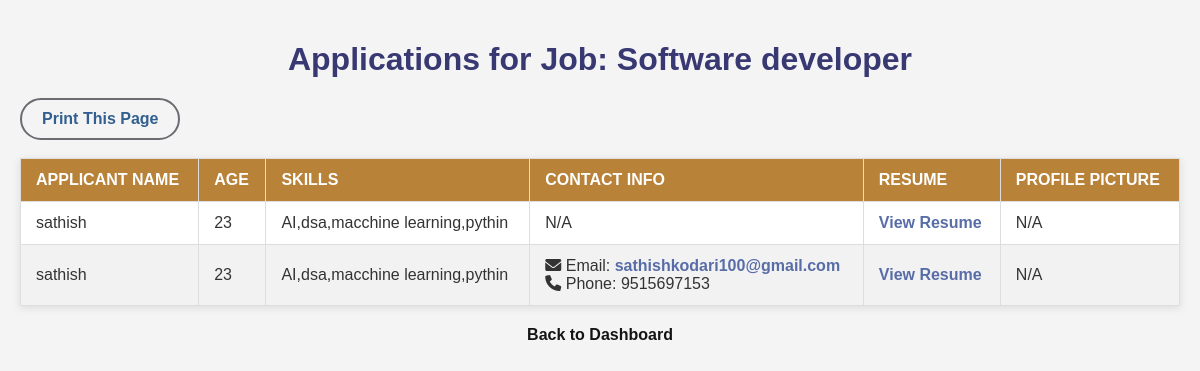
The app's page /admin_dashboard/applications/4 (signed in), older data.
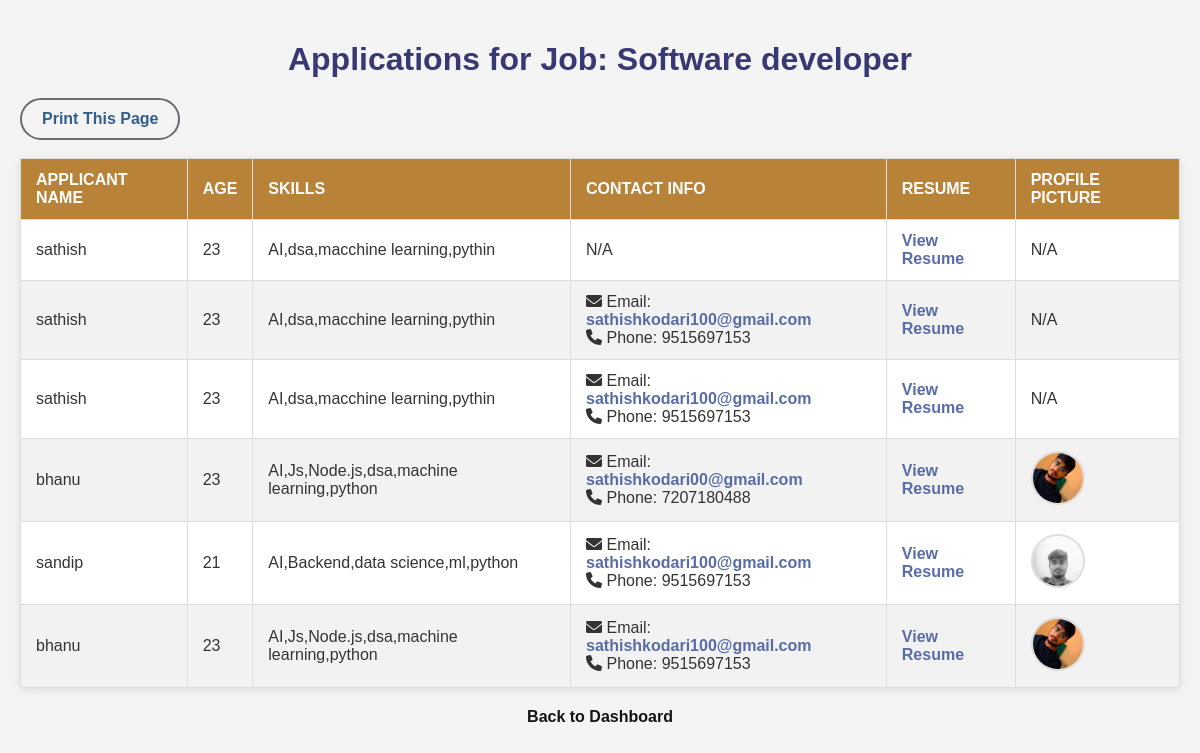
The same page, newer data.
### tables this page shows
CREATE TABLE career_options (
            id INTEGER PRIMARY KEY AUTOINCREMENT,
            name TEXT NOT NULL,
            description TEXT NOT NULL,
            learn_more TEXT NOT NULL,
            skills_required TEXT,
            application_form_url TEXT,
            is_vacant INTEGER DEFAULT 1,
            total_labour_vacancy INTEGER DEFAULT 0,
            posted_by TEXT,
            posted_date DATETIME DEFAULT CURRENT_TIMESTAMP
        );

CREATE TABLE applications (
            id INTEGER PRIMARY KEY AUTOINCREMENT,
            job_id INTEGER NOT NULL,
            applicant_name TEXT NOT NULL,
            contact_info TEXT,
            resume_filename TEXT, applicant_email TEXT, applicant_phone TEXT, first_name TEXT, last_name TEXT, dob TEXT, address TEXT, pincode TEXT, experience REAL, skills_applied TEXT, preferred_location TEXT, user_id INTEGER,
            FOREIGN KEY(job_id) REFERENCES career_options(id)
        );

CREATE TABLE users (
            username TEXT NOT NULL,
            password TEXT NOT NULL,
            age INTEGER,
            profile_pic TEXT,
            skills TEXT,
            role TEXT NOT NULL DEFAULT 'job_seeker', security_question TEXT, security_answer TEXT,
            PRIMARY KEY (username, role)
        );

### app.py (the view)
@app.route('/admin_dashboard/applications/<int:job_id>')
@admin_required
def view_applications(job_id):
    db = get_db()
    username = current_user.username
    job = db.execute("SELECT * FROM career_options WHERE id = ? AND posted_by = ?", (job_id, username)).fetchone()
    if not job:
        abort(404)
    query = """
        SELECT
            a.id,
            a.applicant_name,
            a.applicant_email,
            a.applicant_phone,
            a.resume_filename,
            u.age,
            u.skills,
            u.profile_pic
        FROM applications a
        LEFT JOIN users u ON a.applicant_name = u.username
        WHERE a.job_id = ?
    """
    applications = db.execute(query, (job_id,)).fetchall()
    return render_template("applications.html", job=job, applications=applications)

### app.py (called while the page is built)
def get_db():
    db = getattr(g, '_database', None)
    if db is None:
        db = g._database = sqlite3.connect(DATABASE)
    db.row_factory = sqlite3.Row
    return db

@app.teardown_appcontext
def close_connection(exception):
    db = getattr(g, '_database', None)
    if db:
        db.close()

@login_manager.user_loader
def load_user(user_id):
    return User.get(user_id)

def admin_required(f):
    @wraps(f)
    def decorated_function(*args, **kwargs):
        if not current_user.is_authenticated or current_user.role != 'admin':
            flash("Admin access required.", "error")
            return redirect(url_for('login'))
        return f(*args, **kwargs)
    return decorated_function

    @staticmethod
    def get(user_id):
        if ':' not in user_id:
            return None
        username, role = user_id.split(':', 1)
        db = get_db()
        user_row = db.execute("SELECT * FROM users WHERE username = ? AND role = ?", (username, role)).fetchone()
        if not user_row:
            return None
        return User(
            username=user_row['username'],
            age=user_row['age'],
            skills=user_row['skills'],
            profile_pic=user_row['profile_pic'],
            role=user_row['role']
        )

### templates/applications.html (shortened to what this page needs)
<!DOCTYPE html>
<html lang="en">
<head>
    <link rel="stylesheet" href="{{ url_for('static', filename='applications.css') }}">
    <link rel="stylesheet" href="https://cdnjs.cloudflare.com/ajax/libs/font-awesome/6.0.0/css/all.min.css">
</head>
<body>
    <h1>Applications for Job: {{ job.name }}</h1>
     <button type="button" id="print-btn"> Print This Page</button>
    <br>
    <br>
    <table>
        <thead>
            <tr>
                <th>Applicant Name</th>
                <th>Age</th>
                <th>Skills</th>
                <th>Contact Info</th>
                <th>Resume</th>
                <th>Profile Picture</th>
            </tr>
        </thead>
        <tbody>
            {% for app in applications %}
            <tr>
                <td>{{ app.applicant_name }}</td>
                <td>{{ app.age or 'N/A' }}</td>
                <td>{{ app.skills or 'N/A' }}</td>
                <td>
                    {% if app.applicant_email or app.applicant_phone %}
                        {% if app.applicant_email %}
                            <i class="fas fa-envelope"></i> Email: <a href="mailto:{{ app.applicant_email }}">{{ app.applicant_email }}</a><br>
                        {% endif %}
                        {% if app.applicant_phone %}
                            <i class="fas fa-phone"></i> Phone: {{ app.applicant_phone }}
                        {% endif %}
                    {% else %}
                        N/A
                    {% endif %}
                </td>
                <td>
                    {% if app.resume_filename %}
                        <a href="{{ url_for('uploaded_resume', filename=app.resume_filename) }}" target="_blank">View Resume</a>
                    {% else %}
                        N/A
                    {% endif %}
                </td>
                <td>
                    {% if app.profile_pic %}
                        <img src="{{ url_for('static', filename='profile_pics/' + app.profile_pic) }}" alt="{{ app.applicant_name }}'s profile picture" width="50" height="50">
                    {% else %}
                        N/A
                    {% endif %}
                </td>
            </tr>
            {% else %}
            <tr>
                <td colspan="6" style="text-align: center;">No applications yet for this job.</td>
            </tr>
            {% endfor %}
        </tbody>
    </table>
    <p><a href="{{ url_for('admin_dashboard') }}">Back to Dashboard</a></p>
</body>
</html>

### static/applications.css (style rules this page uses)
body { font-family: Arial, sans-serif; background-color: #f4f4f4; color: #333; margin: 0; padding: 20px; }
h1 { text-align: center; color: #383872; margin-bottom: 20px; }
table { width: 100%; border-collapse: collapse; margin: 0 auto; background-color: #fff; box-shadow: 0 2px 8px rgba(0, 0, 0, 0.1); }
th, td { padding: 12px 15px; border: 1px solid #ddd; text-align: left; }
thead { background-color: #b98239; color: white; }
th { font-weight: bold; text-transform: uppercase; }
tr:nth-child(even) { background-color: #f2f2f2; }
td a { color: #586da7; text-decoration: none; font-weight: bold; }
img { border-radius: 50%; border: 2px solid #ddd; object-fit: cover; }
p a { display: block; text-align: center; margin-top: 20px; color: #141415; text-decoration: none; font-weight: bold; }
#print-btn { padding: 10px 20px; color: #325f8e; font-size: 16px; font-weight: bold; background-color: transparent; border: 2px solid #6b6b72; border-radius: 30px; cursor: pointer; transition: all 0.3s ease; }

Row changes from the older to the newer data that the page shows:
added applications: applicant_name "sathish", age "23", skills "AI,dsa,macchine learning,pythin", applicant_email "sathishkodari100@gmail.com", applicant_phone "9515697153", shows "N/A"
added applications: applicant_name "bhanu", age "23", skills "AI,Js,Node.js,dsa,machine learning,python", applicant_email "sathishkodari00@gmail.com", applicant_phone "7207180488", profile_pic (picture)
added applications: applicant_name "sandip", age "21", skills "AI,Backend,data science,ml,python", applicant_email "sathishkodari100@gmail.com", applicant_phone "9515697153", profile_pic (picture)
added applications: applicant_name "bhanu", age "23", skills "AI,Js,Node.js,dsa,machine learning,python", applicant_email "sathishkodari100@gmail.com", applicant_phone "9515697153", profile_pic (picture)
